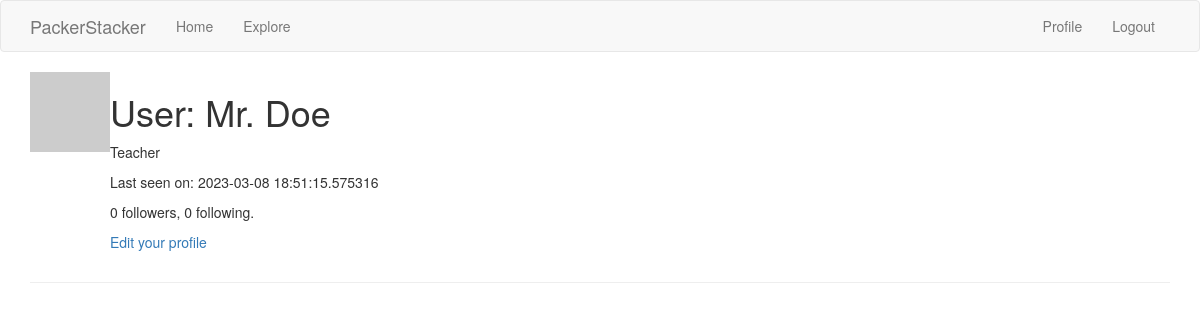
Page /user/Mr. Doe (signed in) on the earlier database version.
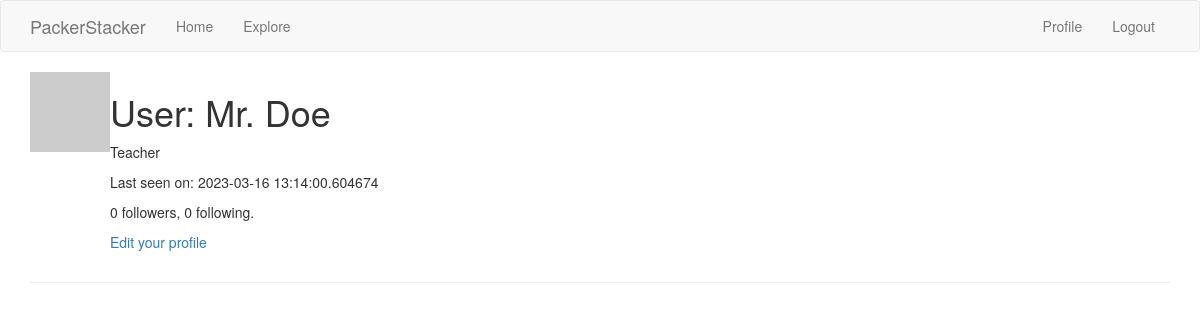
Same page on the later database version.
### app/models.py (models this page shows, shortened)
class User(UserMixin, db.Model):
    id = db.Column(db.Integer, primary_key=True)
    username = db.Column(db.String(64), index=True, unique=True)
    email = db.Column(db.String(120), index=True, unique=True)
    password_hash = db.Column(db.String(128))
    questions = db.relationship('Question', backref='author', lazy='dynamic')
    about_me = db.Column(db.String(140))
    last_seen = db.Column(db.DateTime, default=datetime.utcnow)
    type = db.Column(db.Boolean())
    def avatar(self, size):
        digest = md5(self.email.lower().encode('utf-8')).hexdigest()
        return 'https://www.gravatar.com/avatar/{}?d=identicon&s={}'.format(digest, size)
    followed = db.relationship(
        'User', secondary=followers,
        primaryjoin=(followers.c.follower_id == id),
        secondaryjoin=(followers.c.followed_id == id),
        backref=db.backref('followers', lazy='dynamic'), lazy='dynamic')

### app/routes.py (the view)
@app.route('/user/<username>')
@login_required
def user(username):
    user = User.query.filter_by(username=username).first_or_404()
    page = request.args.get('page', 1, type=int)
    questions = user.questions.order_by(Question.timestamp.desc()).paginate(
        page=page, per_page=app.config['QUESTIONS_PER_PAGE'], error_out=False)
    next_url = url_for('user', username=user.username, page=questions.next_num) \
        if questions.has_next else None
    prev_url = url_for('user', username=user.username, page=questions.prev_num) \
        if questions.has_prev else None
    form = EmptyForm()
    return render_template('user.html', user=user, questions=questions.items,
                           next_url=next_url, prev_url=prev_url, form=form)

### app/models.py (called while the page is built)
@login.user_loader
def load_user(id):
    return User.query.get(int(id))

### app/routes.py (called while the page is built)
@app.before_request
def before_request():
    if current_user.is_authenticated:
        current_user.last_seen = datetime.utcnow()
        db.session.commit()

### app/templates/user.html (shortened to what this page needs)
{% extends "base.html" %}
{% import 'bootstrap/wtf.html' as wtf %}
{% block app_content %}
    <table>
      <tr valign="top">
          <td><img src="{{ user.avatar(128) }}"></td>
          <td>
            <h1>User: {{ user.username }}</h1>
            {%if user.type %}<p>Teacher</p> {% else %} <p>Student </p>{% endif %}
            {% if user.last_seen %}<p>Last seen on: {{ user.last_seen }}</p>{% endif %}
            <p>{{ user.followers.count() }} followers, {{ user.followed.count() }} following.</p>
            {% if user == current_user %}
            <p><a href="{{ url_for('edit_profile') }}">Edit your profile</a></p>
            {% endif %}
          </td>
        </tr>
    </table>
    <hr>
{% endblock %}

### app/templates/base.html (shortened to what this page needs)
{% extends 'bootstrap/base.html' %}
{% block navbar %}
    <nav class="navbar navbar-default">
      <div class="container">
                <div class="navbar-header">
                    <a class="navbar-brand" href="{{ url_for('index') }}">PackerStacker</a>
                </div>
                <div class="collapse navbar-collapse" id="bs-example-navbar-collapse-1">
                    <ul class="nav navbar-nav">
                        <li><a href="{{ url_for('index') }}">Home</a></li>
                        <li><a href="{{ url_for('explore') }}">Explore</a></li>
                    </ul>
                    <ul class="nav navbar-nav navbar-right">
                        {% if current_user.is_anonymous %}
                        <li><a href="{{ url_for('login') }}">Login</a></li>
                        {% else %}
                        <li><a href="{{ url_for('user', username=current_user.username) }}">Profile</a></li>
                        <li><a href="{{ url_for('logout') }}">Logout</a></li>
                        {% endif %}
                    </ul>
                </div>
            </div>
        </nav>
{% endblock %}
{% block content %}
    <div class="container">
        {% block app_content %}{% endblock %}
    </div>
{% endblock %}

Differences in the rows shown:
changed User "Mr. Doe": last_seen "2023-03-08 18:51:15.575316" → "2023-03-16 13:14:00.604674"
